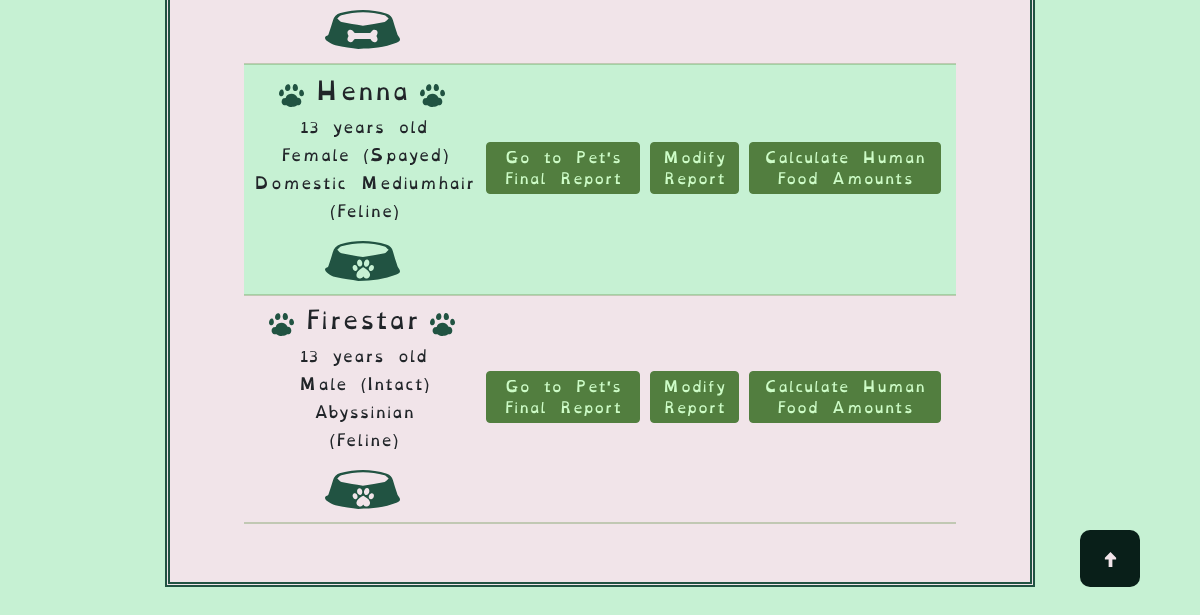
/finished_reports (signed in, lower part), run on an earlier commit of the app's database.
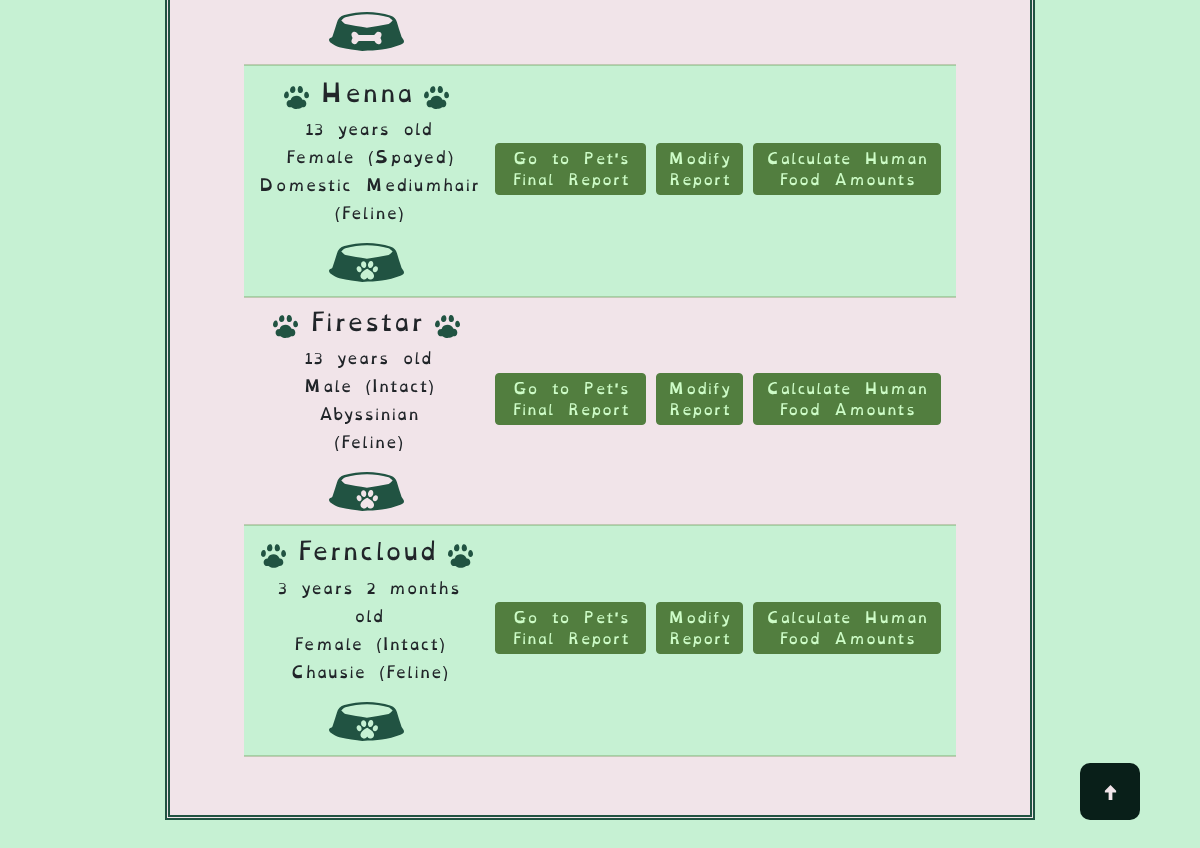
And on a later commit of the database.
### tables this page shows
CREATE TABLE "pets" (
	"pet_id"	INTEGER UNIQUE,
	"owner_id"	INTEGER,
	"name"	VARCHAR(25) NOT NULL,
	"age_in_years"	INTEGER,
	"age_in_months"	INTEGER,
	"species"	VARCHAR(10) NOT NULL,
	"breed"	VARCHAR(25),
	"canine_breed_id"	INTEGER,
	"feline_breed_id"	INTEGER,
	"sex"	INTEGER,
	"bcs"	INTEGER,
	"weight"	FLOAT,
	"units"	VARCHAR(5),
	"converted_weight"	FLOAT,
	"converted_weight_units"	VARCHAR(5),
	"body_fat_percentage"	VARCHAR(5),
	"ideal_weight_lbs"	FLOAT,
	"ideal_weight_kgs"	FLOAT,
	"is_pediatric"	BOOL,
	"is_pregnant"	BOOL,
	"weeks_gestating"	INTEGER,
	"is_nursing"	BOOL,
	"litter_size"	INTEGER,
	"weeks_nursing"	INTEGER,
	"activity_level"	INTEGER,
	"rer"	FLOAT,
	"canine_der_factor_id"	INTEGER,
	"feline_der_factor_id"	INTEGER,
	"der"	FLOAT,
	"der_modifier"	FLOAT,
	"meals_per_day"	FLOAT,
	"current_food_kcal"	FLOAT,
	"current_food_form"	INTEGER,
	"second_food_kcal" FLOAT,
	"second_food_form" INTEGER,
	"sensitive_stomach" INTEGER,
	"food_transition" INTEGER,
	"transition_length" INTEGER,
	"rec_treat_kcal_per_day"	INTEGER,
	"current_food_amt_rec"	VARCHAR(15),
	"current_food_amt_per_meal"	VARCHAR(15),
	"date_of_first_report"	DATETIME,
	"most_recent_report_date"	DATETIME,
	PRIMARY KEY("pet_id" AUTOINCREMENT),
	FOREIGN KEY("owner_id") REFERENCES "users"("id"),
	FOREIGN KEY("canine_breed_id") REFERENCES "dog_breeds"("BreedID"),
	FOREIGN KEY("canine_der_factor_id") REFERENCES "canine_der_factors"("factor_id"),
	FOREIGN KEY("feline_breed_id") REFERENCES "cat_breeds"("BreedID"),
	FOREIGN KEY("feline_der_factor_id") REFERENCES "feline_der_factors"("factor_id"),
	FOREIGN KEY("sex") REFERENCES "reproductive_statuses"("sex_id"),
	FOREIGN KEY("activity_level") REFERENCES "activity_levels"("activity_id"),
	FOREIGN KEY("current_food_form") REFERENCES "food_forms"("form_id"),
	FOREIGN KEY("second_food_form") REFERENCES "food_forms"("form_id")
);

### main.py (the view)
@app.route("/finished_reports", methods=["GET", "POST"])
@login_required
def finished_reports():
    try:
        fi = FindInfo(session["user_id"])
        pet_list = fi.find_all_user_pets(session["user_id"])
    except Exception as e:
        flash(f"Unable to find pet list. Exception: {e}")
        return render_template("finished_reports.html")
    return render_template("finished_reports.html", pet_list=pet_list)

### find_info.py (called while the page is built)
    def pet_data_dictionary(self, user_id, pet_id) -> dict:
        if pet_id != 0 and user_id != 0:
            self.pet_data = db.execute(
                "SELECT * FROM pets WHERE owner_id = :user_id AND pet_id = :pet_id",
                user_id=user_id, pet_id=pet_id
            )
            if self.pet_data == None:
                print("The pet hasn't been added yet.")
        return self.pet_data

    def find_all_user_pets(self, user_id) -> dict:
        if user_id != None or user_id != 0:
            try:
                pet_list = db.execute(
                    "SELECT * FROM pets WHERE owner_id = :user",
                    user=user_id
                )
            except Exception as e:
                flash(f"Couldn't find pet list. Exception: {e}")
        return pet_list

### helpers.py (called while the page is built)
def login_required(f):
    @wraps(f)
    def decorated_funtion(*args, **kwargs):
        if session.get("user_id") == None:
            return redirect(url_for("login"))
        return f(*args, **kwargs)
    return decorated_funtion

### templates/finished_reports.html (shortened to what this page needs)
{% extends 'base.html' %}
{% block content %}
    <div class="row">
        {% if pet_list and pet_list.date_of_first_report != None %}
            <table class="final_report_table">
                <tbody>
                    {% for pet in pet_list %}
                        {% if pet.date_of_first_report != None %}
                            <tr class="table_info {% if loop.index0 % 2 == 0 %}even-row{% else %}odd-row{% endif %}">
                                <td class="pet_table_info">
                                    <div class="signalment_info">
                                        <div class="name_and_paws">
                                            {% if pet.species == "Canine" %}
                                                <img src="{{ url_for('static', filename='assets/svg/dogs/dog_paw.svg') }}" alt="A dog's pawprint" class="fr_paw">
                                            {% elif pet.species == "Feline" %}
                                                <img src="{{ url_for('static', filename='assets/svg/cats/cat_paw.svg') }}" alt="A cat's pawprint" class="fr_paw">
                                            {% endif %}
                                            <h4>{{ pet.name }}</h4>
                                            {% if pet.species == "Canine" %}
                                                <img src="{{ url_for('static', filename='assets/svg/dogs/dog_paw.svg') }}" alt="A dog's pawprint" class="fr_paw">
                                            {% elif pet.species == "Feline" %}
                                                <img src="{{ url_for('static', filename='assets/svg/cats/cat_paw.svg') }}" alt="A cat's pawprint" class="fr_paw">
                                            {% endif %}
                                            </div>
                                            <div class="sig_fr">
                                                {% if pet.age_in_years == 0 and pet.age_in_months == 1 %}
                                                    {{ pet.age_in_months }} month old
                                                {% elif pet.age_in_years == 0 and pet.age_in_months > 1 %}
                                                    {{ pet.age_in_months }} months old
                                                {% elif pet.age_in_years == 1 and pet.age_in_months == 0 %}
                                                    {{ pet.age_in_years }} year old
                                                {% elif pet.age_in_years == 1 and pet.age_in_months == 1 %}
                                                    {{ pet.age_in_years }} year {{ pet.age_in_months }} month old
                                                {% elif pet.age_in_years == 1 and pet.age_in_months > 1 %}
                                                    {{ pet.age_in_years }} year {{ pet.age_in_months }} months old
                                                {% elif pet.age_in_years > 1 and pet.age_in_months == 0 %}
                                                    {{ pet.age_in_years }} years old
                                                {% elif pet.age_in_years > 1 and pet.age_in_months == 1 %}
                                                    {{ pet.age_in_years }} years {{ pet.age_in_months }} month old
                                                {% elif pet.age_in_years > 1 and pet.age_in_months > 1 %}
                                                    {{ pet.age_in_years }} years {{ pet.age_in_months }} months old
                                                {% endif %}
                                                <div class="sig_sex">
                                                    {% if pet.sex == 1 %}
                                                        Female (Intact)
                                                    {% elif pet.sex == 2 %}
                                                        Female (Spayed)
                                                    {% elif pet.sex == 3 %}
                                                        Male (Intact)
                                                    {% elif pet.sex == 4 %}
                                                        Male (Neutered)
                                                    {% endif %}
                                                </div>
                                                {{ pet.breed }} ({{ pet.species }})
                                            </div>
                                            {% if pet.species == "Feline" %}
                                                <img src="{{ url_for('static', filename='assets/svg/food_bowl.svg') }}" alt="A bowl with a pawprint" class="fr_bowl">
                                            {% elif pet.species == "Canine" %}
                                                <img src="{{ url_for('static', filename='assets/svg/dog_food_bowl.svg') }}" alt="A bowl with a bone" class="fr_bowl">
                                            {% endif %}
                                        </div>
                                    </div>
                                </td>
                                <td class="button_table_info">
                                    <div class="button-container-fr">
                                        <a href="{{ url_for('completed_report', pet_id=pet.pet_id) }}">
                                            <button type="button" class="btn btn-secondary btn-sm">Go to Pet's Final Report</button>
                                        </a>
                                        <a href="{{ url_for('edit_info', pet_id=pet.pet_id) }}">
                                            <button type="button" class="btn btn-secondary btn-sm">Modify Report</button>
                                        </a>
                                        <a href="{{ url_for('human_foods.search_human_foods', pet_id=pet.pet_id) }}">
                                            <button type="button" class="btn btn-secondary btn-sm">Calculate Human Food Amounts</button>
                                        </a>
                                    </div>
                                </td>
                            </tr>
                        {% endif %}
                    {% endfor %}
        {% endif %}
        <button onclick="scrollToTop()" id="top" title="Go to Top">
            <img src="{{ url_for('static', filename='assets/svg/arrow.svg') }}" class="arrow" alt="^"/>
        </button>
{% endblock %}

### templates/base.html (shortened to what this page needs)
<!DOCTYPE html>
<html lang="en">
  <head>
    {% block styles %}
    <link href="https://cdn.jsdelivr.net/npm/bootstrap@5.3.3/dist/css/bootstrap.min.css" rel="stylesheet">
    <link
      href="{{ url_for('static', filename='css/styles.css') }}"
      rel="stylesheet"
    />
    {% endblock %}
  </head>
  <body>
    <div class="container-lg">
      {% block content %}
      {% endblock %}
  </body>
</html>

### static/css/styles.css (style rules this page uses)
:root { --white: #f1e4e9; --pale_white_green: #c6f1d3; --lighter_white_green: #d1f7dc; --pale_sky_blue: #70abad; --light_sky: #70c2c3; --green_black: #091f19; --deep_blue_green: #215342; --light_lime: #7CFF6B; --darker_lime_transparent: #568b3fe5; --darker_lime: #527e3f; }
body { background-color: var(--pale_white_green); padding: 20px; margin-left: auto; margin-right: auto; font-family: "OpenDyslexic", "Arvo"; font-size: 2vh; }
h4 { display: inline-block; justify-content: flex-end; padding-right: 10px; padding-left: 10px; font-size: 23px; }
.final_report_table { width: 950px; margin-left: auto; margin-right: auto; }
.even-row, .table_info.even-row, .th.even-row { background-color: var(--pale_white_green); }
.odd-row { background-color: var(--lighter_white_green); }
.table_info.odd-row { background-color: var(--white); }
.table_info { height: 200px; border-bottom: 2px solid #568b3f50; }
.pet_table_info { display: flex; align-items: center; justify-content: center; height: 100%; }
.signalment_info { display: flex; flex-direction: column; padding-bottom: 1vh; }
.name_and_paws { display: flex; flex-direction: row; margin-left: auto; margin-right: auto; padding-top: 5%; }
.button_table_info { height: 100%; }
.sig_fr { text-align: center; font-size: 15px; text-wrap: 500px; padding-bottom: 2vh; line-height: normal; padding-left: 2%; }
a { color: var(--darker_lime); }
.btn { background-color: var(--green_black); border-color: var(--green_black); --bs-btn-active-color: var(--deep_blue_green); --bs-btn-active-border-color: var(--deep_blue_green); --bs-btn-hover-bg: var(--deep_blue_green); --bs-btn-hover-border-bg: var(--deep_blue_green); color: var(--pale_white_green); text-align: center; margin: 5px; position: relative; margin-top: 1vw; }
.btn-sm { color: #cdfcc7; min-height: 2em; font-weight: 500; background-color: var(--darker_lime); border-color: var(--darker_lime); margin-bottom: 1vw; --bs-btn-active-color: var(--darker_lime_transparent); --bs-btn-active-border-color: var(--darker_lime_transparent); --bs-btn-hover-bg: var(--darker_lime_transparent); --bs-btn-hover-border-bg: var(--darker_lime_transparent); }
.button-container, .button-container-fr { display: flex; justify-content: center; }
.button-container-fr { padding-bottom: 3vh; padding-right: 2%; }
.container-lg { position: relative; border: 5px var(--deep_blue_green); border-style: double; padding: 50px; display: block; margin-left: auto; margin-right: auto; width: 75%; margin-bottom: 20px; background-color: var(--white); font-family: 'OpenDyslexic', 'Courier New'; font-optical-sizing: auto; font-weight: 300; font-style: normal; font-size: 50px; justify-content: space-between; }
.row { display: flex; flex-wrap: wrap; margin-left: 2vw; margin-right: 2vw; font-size: 20px; padding-bottom: 1vh; }
.fr_bowl { width: 75px; margin-left: auto; margin-right: auto; padding-bottom: 2%; }
.fr_paw { width: 25px; display: inline-block; }
#top { position: fixed; width: 5%; bottom: 5vh; right: 5vw; z-index: 99; border: none; outline: none; color: var(--white); background-color: var(--green_black); cursor: pointer; padding: 15px; border-radius: 10px; font-size: 18px; }
#top .arrow { width: 50%; }

What changed in the data, as far as the page shows it:
added pets: name "Ferncloud", age_in_years "3", age_in_months "2", shows "Female (Intact)", breed "Chausie", species "Feline"
